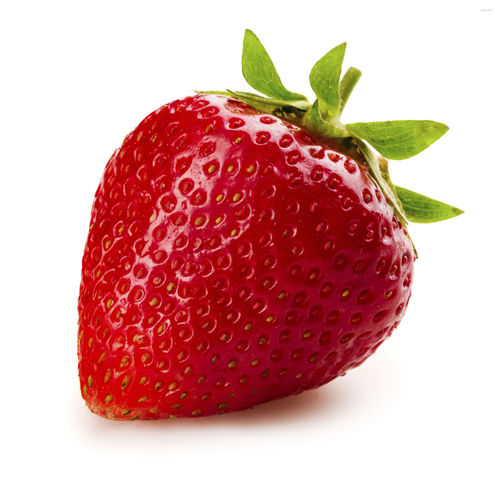
#> input picture Strawberry.jpg, 495 x 479 px
$ python detect_red_objects.py Strawberry.jpg berry.jpg   (Python 2 division)   (older library calls are emulated)
#> lines starting #> are read from the running program, lines starting #| are printed output that depends on the picture; after the words box and inside, x2 and y2 are one past the last pixel; in counts of white or black regions, pixels touching at a corner belong together; long printed decimals are rounded
from __future__ import division

import json

import cv2
import numpy as np
import math

green = (0, 255, 0)

# def show(image):
#     # Figure size in inches
#     plt.figure(figsize=(10, 10))
#
#     # Show image, with nearest neighbour interpolation
#     plt.imshow(image, interpolation='nearest')


def overlay_mask(mask, image):
	#make the mask rgb
    rgb_mask = cv2.cvtColor(mask, cv2.COLOR_GRAY2RGB)
    #calculates the weightes sum of two arrays. in our case image arrays
    #input, how much to weight each.
    #optional depth value set to 0 no need
    img = cv2.addWeighted(rgb_mask, 0.5, image, 0.5, 0)
    return img

def find_biggest_contour(image):
    # Copy
    image = image.copy()

    im, contours, hierarchy = cv2.findContours(image, cv2.RETR_LIST, cv2.CHAIN_APPROX_SIMPLE)

    # Isolate largest contour
    contour_sizes = [(cv2.contourArea(contour), contour) for contour in contours]
    biggest_contour = max(contour_sizes, key=lambda x: x[0])[1]

    mask = np.zeros(image.shape, np.uint8)
    cv2.drawContours(mask, [biggest_contour], -1, 255, -1)
    return biggest_contour, mask


def find_contours(image):
    # Copy
    image = image.copy()

    im, contours, hierarchy = cv2.findContours(image, cv2.RETR_LIST, cv2.CHAIN_APPROX_SIMPLE)

    sorted_contours = sorted([(cv2.contourArea(contour), contour) for contour in contours], key=lambda x : x[0])
    return [x[1] for x in list(reversed(sorted_contours))]


def circle_contour(image, contour):
    # Bounding ellipse
    image_with_ellipse = image.copy()
    #easy function
    ellipse = cv2.fitEllipse(contour)
    #add it
    cv2.ellipse(image_with_ellipse, ellipse, green, 2, cv2.CV_8S)
    return image_with_ellipse


def find_red_objects(image):
    #RGB stands for Red Green Blue. Most often, an RGB color is stored
    #in a structure or unsigned integer with Blue occupying the least
    #significant  area  (a byte in 32-bit and 24-bit formats), Green the
    #second least, and Red the third least. BGR is the same, except the
    #order of areas is reversed. Red occupies the least significant area,
    # Green the second (still), and Blue the third.
    # we'll be manipulating pixels directly
    #most compatible for the transofrmations we're about to do
    image = cv2.cvtColor(image, cv2.COLOR_BGR2RGB)

    height, width, channels = image.shape

    #eliminate noise from our image. clean. smooth colors without dots
    #Blurs an image using a Gaussian filter. input, kernel size, how much to filter, empty)
    image_blur = cv2.GaussianBlur(image, (7, 7), 0)
    # unlike RGB, HSV separates luma, or the image intensity, from
    # chroma or the color information.
    #just want to focus on color, segmentation
    image_blur_hsv = cv2.cvtColor(image_blur, cv2.COLOR_RGB2HSV)

    # Filter by colour
    # 0-10 hue
    #minimum red amount, max red amount
    min_red = np.array([0, 100, 80])
    max_red = np.array([10, 256, 256])
    #layer
    mask1 = cv2.inRange(image_blur_hsv, min_red, max_red)

    #birghtness of a color is hue
    # 170-180 hue
    min_red2 = np.array([170, 100, 80])
    max_red2 = np.array([180, 256, 256])
    mask2 = cv2.inRange(image_blur_hsv, min_red2, max_red2)

    #looking for what is in both ranges
    # Combine masks
    mask = mask1 + mask2

    # Clean up
    #we want to circle our strawberry so we'll circle it with an ellipse
    #with a shape of 15x15
    kernel = cv2.getStructuringElement(cv2.MORPH_ELLIPSE, (15, 15))
    #morph the image. closing operation Dilation followed by Erosion.
    #It is useful in closing small holes inside the foreground objects,
    #or small black points on the object.
    mask_closed = cv2.morphologyEx(mask, cv2.MORPH_CLOSE, kernel)
    #erosion followed by dilation. It is useful in removing noise
    mask_clean = cv2.morphologyEx(mask_closed, cv2.MORPH_OPEN, kernel)

    contours = find_contours(mask_clean)
    final_result = []
    for con in contours:
        M = cv2.moments(con)
        centroid = (int(M['m10']/M['m00']), int(M['m01']/M['m00']))
        x, y = centroid
        normalized_centriod = normalize(x, y, width, height)
        # move_around(centroid)
        # print "CENTROID:", centroid
        epsilon = 0.1 * cv2.arcLength(con, True)
        approx = cv2.approxPolyDP(con, epsilon, True).tolist()
        # print "SHAPE_APPROXIMATION:"
        # print approx
        contour_area = cv2.contourArea(con)
        # print "CONTOUR_AREA:", contour_area
        # print "###"
        jsn_res = {"centroid": centroid, "normalized_centroid": normalized_centriod,
                   "shape": approx, "contour_area": contour_area}
        print json.dumps(jsn_res)
        final_result.append(jsn_res)

    # print json.dumps(final_result)
    return final_result


def distance(x, y):
    return math.fabs(x - y)


def normalize(x, y, width, height):
    return float(x)/width, float(y)/height


def get_most_centered(results, width, height):

    distances = []
    for res in results:
        x, y = res["centroid"]
        nx, ny = normalize(x, y, width, height)
        distances.append([distance(nx, ny), (x, y), (nx, ny)])
    return sorted(distances, key=lambda a: -a[0])

if __name__ == "__main__":
    import sys
    #read the image
    image = cv2.imread(sys.argv[1])
#> image is the input picture: shape (479, 495, 3); mean B, G, R 162, 165.7, 217
    height, width, channels = image.shape
#> height = 479; width = 495; channels = 3
    print "dimensions", width, height
#| dimensions 495 479
    #detect red obejcts!!
    result = find_red_objects(image)
#> in find_red_objects, `image_blur = cv2.GaussianBlur(image, (7, 7), 0)`:
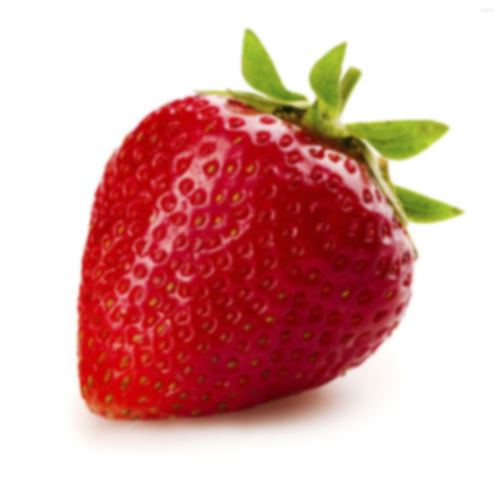
#> image_blur: shape (479, 495, 3); mean R, G, B 217, 165.7, 162
#> in find_red_objects, `image_blur_hsv = cv2.cvtColor(image_blur, cv2.COLOR_RGB2HSV)`: image_blur_hsv: shape (479, 495, 3); mean H, S, V 49.6, 90.3, 217.8
#> in find_red_objects, `mask1 = cv2.inRange(image_blur_hsv, min_red, max_red)`:
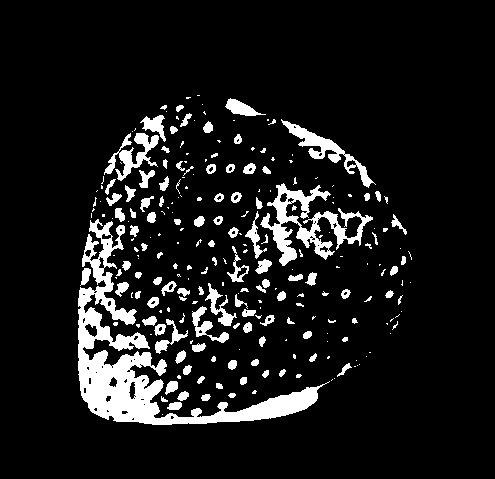
#> mask1: shape (479, 495); 10.1% white; 244 white regions (133 under 20 px), largest, box (x1, y1, x2, y2) and area: (78, 219, 330, 425) 10009, (260, 183, 373, 266) 2827, (281, 119, 376, 188) 1186
#> in find_red_objects, `mask2 = cv2.inRange(image_blur_hsv, min_red2, max_red2)`:
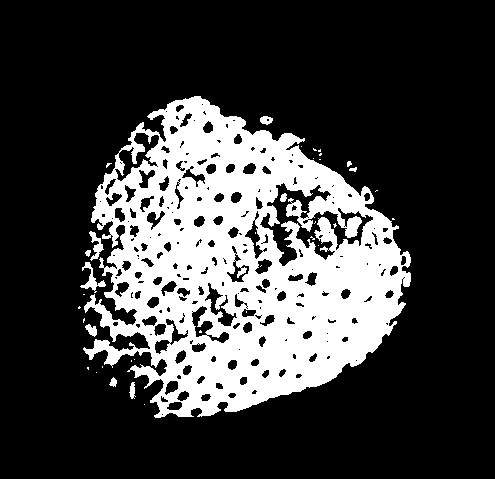
#> mask2: shape (479, 495); 25% white; 37 white regions (26 under 20 px), largest, box (x1, y1, x2, y2) and area: (83, 96, 411, 418) 58214, (80, 262, 106, 293) 235, (89, 231, 104, 261) 184
#> in find_red_objects, `mask = mask1 + mask2`:
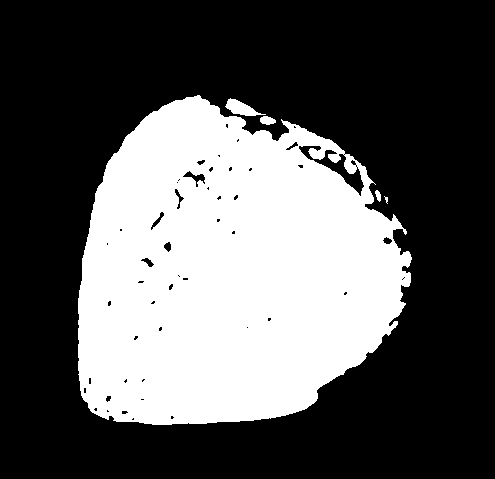
#> mask: shape (479, 495); 35% white; 5 white regions (1 under 20 px), largest, box (x1, y1, x2, y2) and area: (78, 95, 412, 425) 82535, (225, 98, 266, 116) 347, (260, 116, 276, 125) 106, (375, 190, 381, 202) 47
#> in find_red_objects, `mask_closed = cv2.morphologyEx(mask, cv2.MORPH_CLOSE, kernel)`:
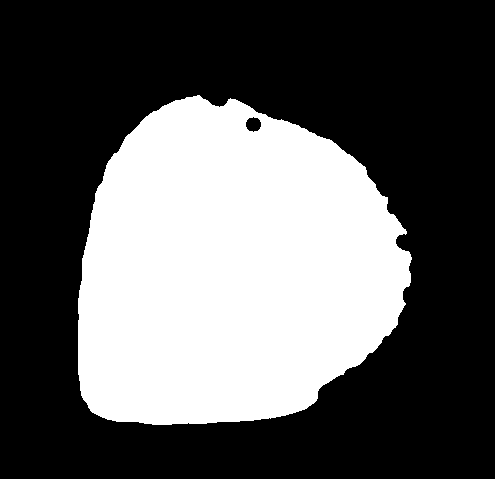
#> mask_closed: shape (479, 495); 36.2% white; 1 white region, box (x1, y1, x2, y2) and area: (78, 95, 412, 425) 85761
#> in find_red_objects, `mask_clean = cv2.morphologyEx(mask_closed, cv2.MORPH_OPEN, kernel)`:
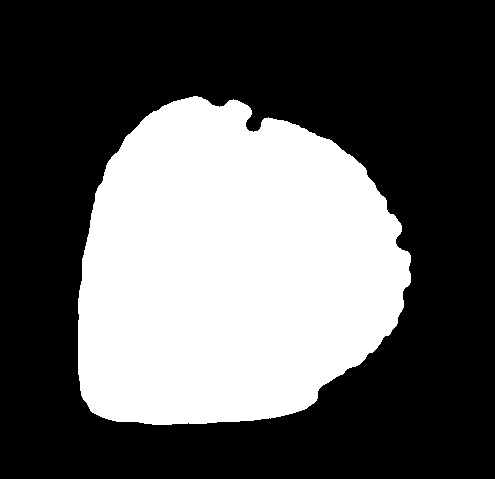
#> mask_clean: shape (479, 495); 36.1% white; 1 white region
#> in find_contours, `im, contours, hierarchy = cv2.findContours(image, cv2.RETR_LIST, cv2.C..`: contours = 1 contour; box (x1, y1, x2, y2) and area: (78, 96, 411, 425) 85040
#> in find_contours, `sorted_contours = sorted([(cv2.contourArea(contour), contour) for cont..`: sorted_contours = 1 item
#> the loop in find_red_objects, `for con in contours:` made 1 pass
#> (normalized_centriod, epsilon, approx, contour_area) on pass 1: ((0.465, 0.562), 118.8, [[[365, 168]], [[146, 116]], [[90, 410]], [[359, 364]]], 85040)
#| {"centroid": [230, 269], "normalized_centroid": [0.4646, 0.5616], "shape": [[[365, 168]], [[146, 116]], [[90, 410]], [[359, 364]]], "contour_area": 85040.0}
#> result = 1 item
    # print get_most_centered(result, width, height)

    #write the new image
    # cv2.imwrite(sys.argv[2], result)
